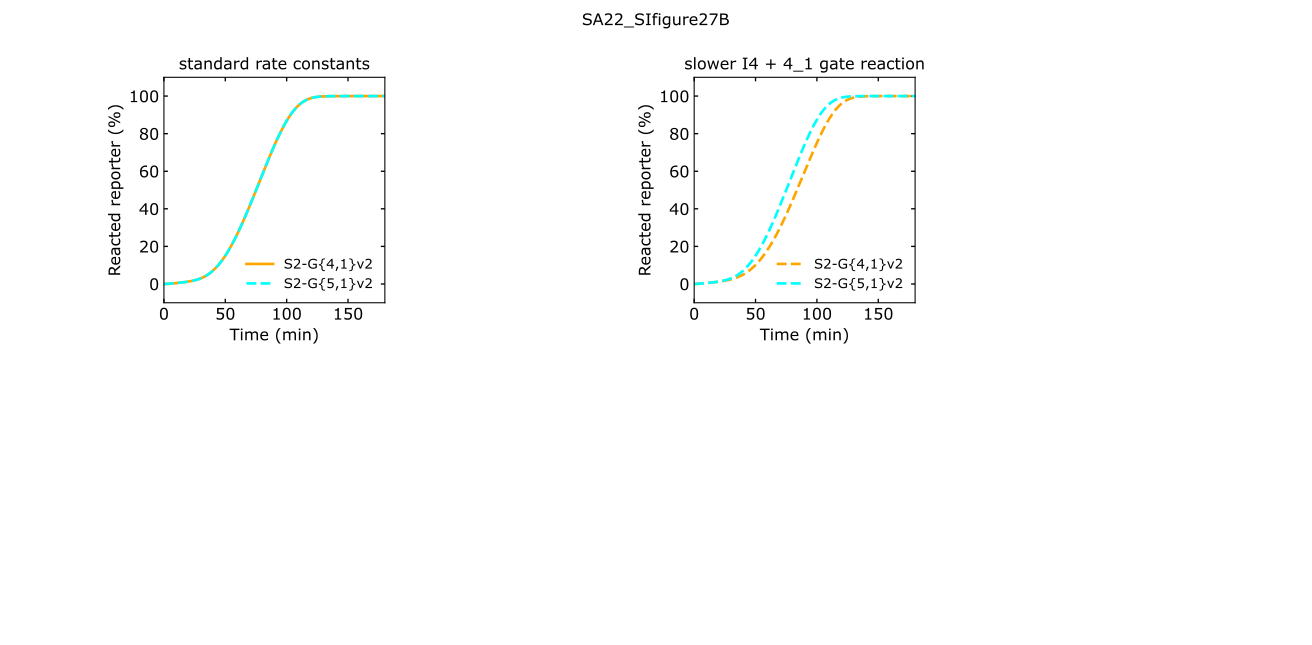

This figure's Python source:
# -*- coding: utf-8 -*-
"""
Created on Fri Jul  1 09:42:16 2022

@author: tnm12
"""

import numpy as np
import matplotlib.pyplot as plt
from matplotlib.ticker import MaxNLocator

import sys
import Simulatorv2021 as RSDs #import simulator version 2.0.2.1

      
'''
##############################################################################
Simulations (standard rate constants)
##############################################################################
'''
ksd4 = 4e2/1e9

color = ['orange','aqua']

t_sim = np.linspace(0,6,1001)*3600 # seconds

k_txn = 0.0075 #trancription rate

con41 = [25,0]
IN4 = [50,0]
con51 = [0,25]
IN5 = [0,50]
REP_con = 500

model = RSDs.RSD_sim(5) # define the model instance and # of domains

# initialize species involved in the reaction
model.molecular_species('g{1,2}',DNA_con=25)
model.molecular_species('rep{2}',DNA_con=REP_con)

plt.subplot(2,4,1)
for n in range(len(IN4)):
    model.molecular_species('g{4,1}',DNA_con=con41[n])
    model.molecular_species('in{4}',DNA_con=IN4[n])
    model.molecular_species('g{5,1}',DNA_con=con51[n])
    model.molecular_species('in{5}',DNA_con=IN5[n])
    
    model.global_rate_constants(ktxn=k_txn) #globally changes transcription rates
    
    # simulate the model (input is simulation time)
    model.simulate(t_sim,smethod='LSODA') #noticed slight instability with RK45 in this example
    
    # pull out the species from the model solution to plot
    S2 = model.output_concentration('S{2}')
    
    fs = 12
    
    if n == 0:
        plt.plot(model.t/60,(S2/REP_con)*100,color=color[n],linewidth=2,linestyle='-')
    else:
        plt.plot(model.t/60,(S2/REP_con)*100,color=color[n],linewidth=2,linestyle='--')

plt.xticks(fontsize=fs)
plt.yticks(fontsize=fs)
plt.ylim(-10,110)
plt.xlim(0,180)
ax1 = plt.gca()
ax1.xaxis.set_tick_params(which='both',size=3,width=1,direction='in',top='on')
#ax1.xaxis.set_major_locator(MaxNLocator(integer=True))
ax1.yaxis.set_tick_params(which='both',size=3,width=1,direction='in',right='on')
plt.xlabel('Time (min)',fontsize=fs)
plt.ylabel('Reacted reporter (%)',fontsize=fs)
plt.title('standard rate constants')
plt.legend(['S2-G{4,1}v2','S2-G{5,1}v2'],frameon=False)

'''
##############################################################################
Simulations (slower I4 + 4_1 gate reaction)
##############################################################################
'''

t_sim = np.linspace(0,6,1001)*3600 # seconds

con41 = [25,0]
IN4 = [50,0]
con51 = [0,25]
IN5 = [0,50]

model = RSDs.RSD_sim(5) # define the model instance and # of domains



# specify DNA txn templates and reporters and concentrations

model.molecular_species('g{1,2}',DNA_con=25,krev=5/1e9)
model.molecular_species('R{2}',DNA_con=REP_con)

plt.subplot(2,4,3)
for n in range(len(IN4)):
    model.molecular_species('g{4,1}',DNA_con=con41[n],krsd=ksd4)
    model.molecular_species('in{4}',DNA_con=IN4[n])
    model.molecular_species('g{5,1}',DNA_con=con51[n])
    model.molecular_species('in{5}',DNA_con=IN5[n])
    
    model.global_rate_constants(ktxn=k_txn) #globally changes transcription rates
    
    # simulate the model (input is simulation time)
    model.simulate(t_sim,smethod='LSODA') #noticed slight instability with RK45 in this example
    
    # pull out the species from the model solution to plot
    S2 = model.output_concentration('S{2}')
    
    fs = 12
    
    plt.plot(model.t/60,(S2/REP_con)*100,color=color[n],linewidth=2,linestyle='--')

plt.xticks(fontsize=fs)
plt.yticks(fontsize=fs)
plt.ylim(-10,110)
plt.xlim(0,180)
ax1 = plt.gca()
ax1.xaxis.set_tick_params(which='both',size=3,width=1,direction='in',top='on')
#ax1.xaxis.set_major_locator(MaxNLocator(integer=True))
ax1.yaxis.set_tick_params(which='both',size=3,width=1,direction='in',right='on')
plt.xlabel('Time (min)',fontsize=fs)
plt.ylabel('Reacted reporter (%)',fontsize=fs)
plt.title('slower I4 + 4_1 gate reaction',fontsize=fs)
plt.legend(['S2-G{4,1}v2','S2-G{5,1}v2'],frameon=False)

plt.suptitle('SA22_SIfigure27B')
